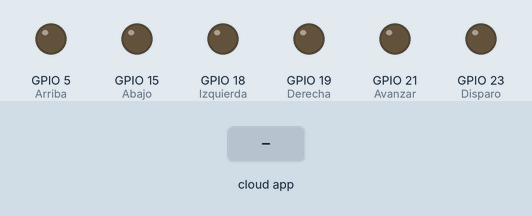
A sketch run on a simulated ESP32. Shown: output pins drawn as LEDs (lit = HIGH). The inputs (shaded band) are chosen by the test bench. What the sketch prints to the serial monitor is not drawn.

Above: at 2.7 s.
2.8 s: the phone or cloud app sets up to 1
At 3.4 s:
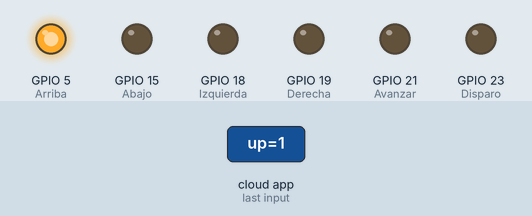
4.3 s: the phone or cloud app sets right to 1
At 5.0 s:
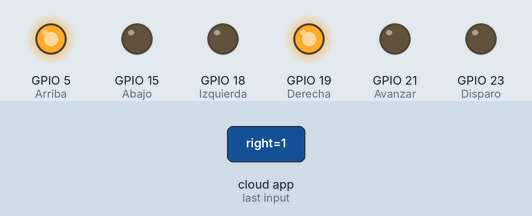
5.8 s: the phone or cloud app sets left to 1
At 6.5 s:
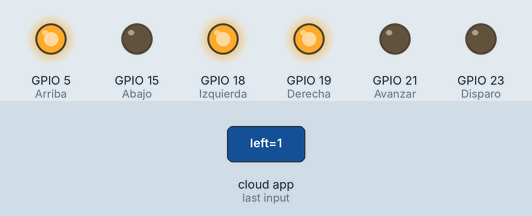
7.3 s: the phone or cloud app sets down to 1
At 8.0 s:
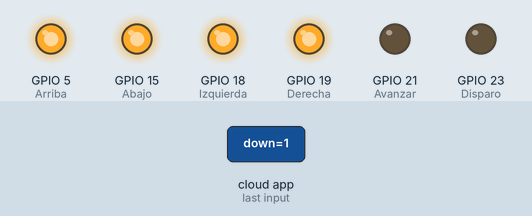
8.8 s: the phone or cloud app sets shoot to 1
At 9.6 s:
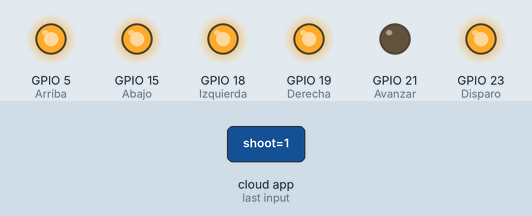
10.3 s: the phone or cloud app sets fwd to 1
At 11.1 s:
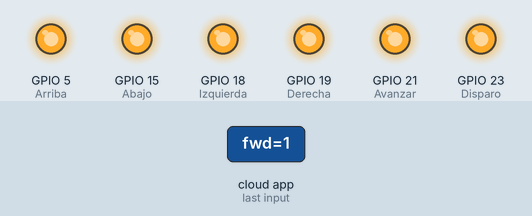
Timing chart, 0 to 12.8 s (numbered marks = the images above; inputs shaded):
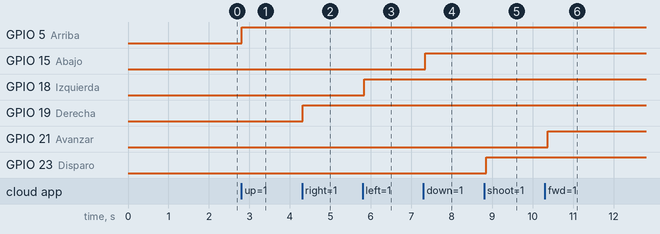

Measured:
- after the input at 2.8 s, GPIO 5 (Arriba): LOW → HIGH at once
- after the input at 4.3 s, GPIO 19 (Derecha): LOW → HIGH at once
- after the input at 5.8 s, GPIO 18 (Izquierda): LOW → HIGH at once
- after the input at 7.3 s, GPIO 15 (Abajo): LOW → HIGH at once
- after the input at 8.8 s, GPIO 23 (Disparo): LOW → HIGH after 0.06 s
- after the input at 10.3 s, GPIO 21 (Avanzar): LOW → HIGH after 0.07 s

The sketch:

Wifi.ino
```cpp
#include <ESP32Servo.h>
int WifiData1, WifiData2, WifiData3, WifiData4, WifiData5, WifiData6;
int flag1, flag2, flag3, flag4, flag5, flag6=0;
int arriba, abajo, izquierda, derecha, disparo, mover;
int x;
int y;
#include "config.h"


AdafruitIO_Feed *up = io.feed("up");
AdafruitIO_Feed *right = io.feed("right");
AdafruitIO_Feed *left = io.feed("left");
AdafruitIO_Feed *down = io.feed("down");
AdafruitIO_Feed *shoot = io.feed("shoot");
AdafruitIO_Feed *fwd = io.feed("fwd");

void setup() {
  Serial.begin(9600);
 io.connect();
  up->onMessage(handleMessage1);
  right->onMessage(handleMessage2);
  left->onMessage(handleMessage3);
  down->onMessage(handleMessage4);
  shoot->onMessage(handleMessage5);
  fwd->onMessage(handleMessage6);
  // wait for a connection
  while(io.status() < AIO_CONNECTED) {
    Serial.print(".");
    delay(500);
}
up->get();
right->get();
left->get();
down->get();
shoot->get();
fwd->get();
pinMode(23, OUTPUT);//Disparo
pinMode(21, OUTPUT);//Avanzar
pinMode(19, OUTPUT);//Derecha
pinMode(18, OUTPUT);//Izquierda
pinMode(5, OUTPUT);//Arriba
pinMode(15, OUTPUT);//Abajo
}

void loop() {
  io.run();
  // put your main code here, to run repeatedly:
}
void handleMessage1(AdafruitIO_Data *data) {
  arriba=data->toInt();
  if(arriba==1){
    Serial.println("Arriba");
    digitalWrite(5, HIGH);
  }
  else{
    digitalWrite(5, LOW);
  }
}
void handleMessage2(AdafruitIO_Data *data) {
  derecha=data->toInt();
    if(derecha==1){
    Serial.println("Derecha");
   digitalWrite(19, HIGH);
  }
  else{
    digitalWrite(19, LOW);
  }
}
void handleMessage3(AdafruitIO_Data *data) {
  izquierda=data->toInt();
    if(izquierda==1){
    Serial.println("izquierda");
   digitalWrite(18, HIGH);
  }
  else{
    digitalWrite(18, LOW);
  }
}
void handleMessage4(AdafruitIO_Data *data) {
  abajo=data->toInt();
    if(abajo==1){
    Serial.println("Abajo");
   digitalWrite(15, HIGH);
  }
  else{
    digitalWrite(15, LOW);
  }
}
void handleMessage5(AdafruitIO_Data *data) {
  disparo=data->toInt();
    if(disparo==1){
    Serial.println("disparo");
   digitalWrite(23, HIGH);
  }
  else{
    digitalWrite(23, LOW);
  }
}
void handleMessage6(AdafruitIO_Data *data) {
  mover=data->toInt();
    if(mover==1){
    Serial.println("mover");
   digitalWrite(21, HIGH);
  }
  else{
    digitalWrite(21, LOW);
  }
}
```

config.h
```cpp
/************************ Adafruit IO Config *******************************/

// visit io.adafruit.com if you need to create an account,
// or if you need your Adafruit IO key.
#define IO_USERNAME  "kyos"
#define IO_KEY       "aio_WWKd64PONGERBfVWMhHv1OsR33ba"
/******************************* WIFI **************************************/

// the AdafruitIO_WiFi client will work with the following boards:
//   - HUZZAH ESP8266 Breakout -> https://www.adafruit.com/products/2471
//   - Feather HUZZAH ESP8266 -> https://www.adafruit.com/products/2821
//   - Feather HUZZAH ESP32 -> https://www.adafruit.com/product/3405
//   - Feather M0 WiFi -> https://www.adafruit.com/products/3010
//   - Feather WICED -> https://www.adafruit.com/products/3056
//   - Adafruit PyPortal -> https://www.adafruit.com/product/4116
//   - Adafruit Metro M4 Express AirLift Lite ->
//   https://www.adafruit.com/product/4000
//   - Adafruit AirLift Breakout -> https://www.adafruit.com/product/4201
//   - Adafruit AirLift Shield -> https://www.adafruit.com/product/4285
//   - Adafruit AirLift FeatherWing -> https://www.adafruit.com/product/4264

#define WIFI_SSID "Cuellar"
#define WIFI_PASS "56328089"

// uncomment the following line if you are using airlift
// #define USE_AIRLIFT

// uncomment the following line if you are using winc1500
// #define USE_WINC1500

// comment out the following lines if you are using fona or ethernet
#include "AdafruitIO_WiFi.h"

#if defined(USE_AIRLIFT) || defined(ADAFRUIT_METRO_M4_AIRLIFT_LITE) ||         \
    defined(ADAFRUIT_PYPORTAL)
// Configure the pins used for the ESP32 connection
#if !defined(SPIWIFI_SS) // if the wifi definition isnt in the board variant
// Don't change the names of these #define's! they match the variant ones
#define SPIWIFI SPI
#define SPIWIFI_SS 10 // Chip select pin
#define NINA_ACK 9    // a.k.a BUSY or READY pin
#define NINA_RESETN 6 // Reset pin
#define NINA_GPIO0 -1 // Not connected
#endif
AdafruitIO_WiFi io(IO_USERNAME, IO_KEY, WIFI_SSID, WIFI_PASS, SPIWIFI_SS,
                   NINA_ACK, NINA_RESETN, NINA_GPIO0, &SPIWIFI);
#else
AdafruitIO_WiFi io(IO_USERNAME, IO_KEY, WIFI_SSID, WIFI_PASS);
#endif
/******************************* FONA **************************************/

// the AdafruitIO_FONA client will work with the following boards:
//   - Feather 32u4 FONA -> https://www.adafruit.com/product/3027

// uncomment the following two lines for 32u4 FONA,
// and comment out the AdafruitIO_WiFi client in the WIFI section
// #include "AdafruitIO_FONA.h"
// AdafruitIO_FONA io(IO_USERNAME, IO_KEY);

/**************************** ETHERNET ************************************/

// the AdafruitIO_Ethernet client will work with the following boards:
//   - Ethernet FeatherWing -> https://www.adafruit.com/products/3201

// uncomment the following two lines for ethernet,
// and comment out the AdafruitIO_WiFi client in the WIFI section
// #include "AdafruitIO_Ethernet.h"
// AdafruitIO_Ethernet io(IO_USERNAME, IO_KEY);
```
